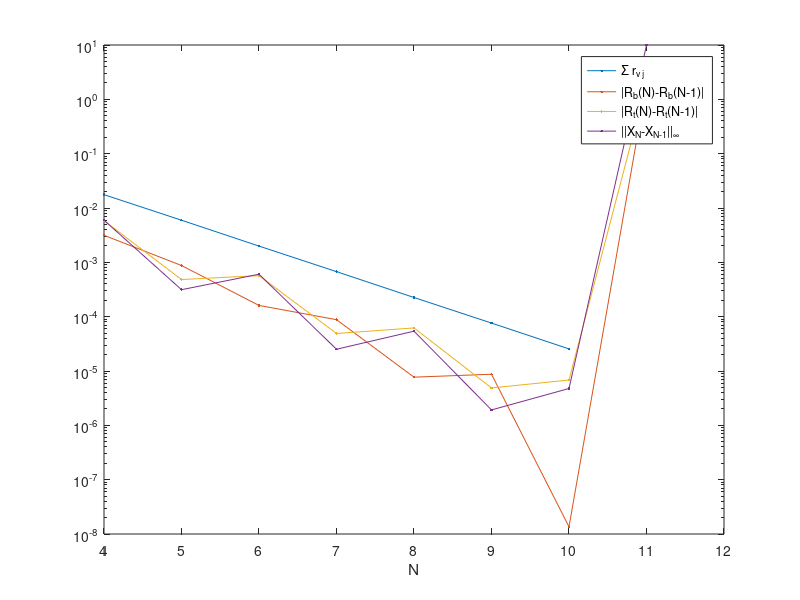

MATLAB code to generate this figure:
%% rst_example2 error data graph
clear

load rst_ex2_data

%%
dXN = diff(XN,1,2);
nXN = max(abs(dXN),[],1)';
dRb = abs(diff(Rb));
dRt = abs(diff(Rt));

%%
figure(1),clf
semilogy(repmat(NN(2:end)',1,4),...
  [rsumN(2:end) dRb dRt nXN],'.-')
set(gca,'xtick',NN)
xlabel('N')

legend('\Sigma r_{\nu j}','|R_b(N)-R_b(N-1)|','|R_t(N)-R_t(N-1)|',...
  '||X_N-X_{N-1}||_\infty')
